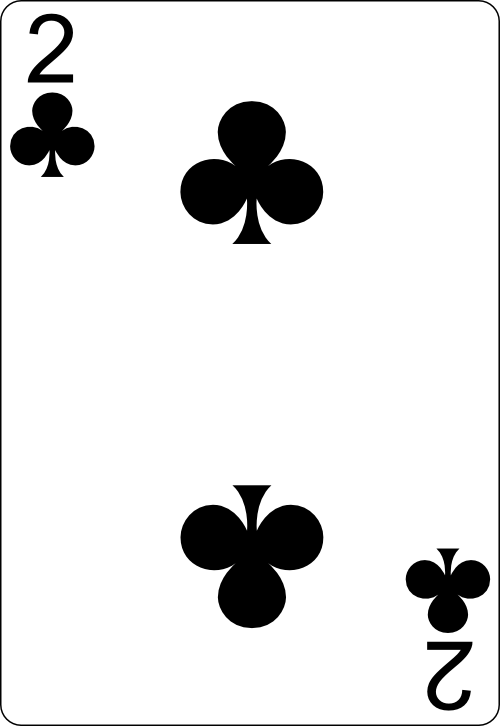
#> input picture assets/cards/2_of_clubs.png, 500 x 726 px, given in place of ace_of_hearts.png, which was not available
$ python make_plain_ace_of_spades.py
#> lines starting #> are read from the running program, lines starting #| are printed output that depends on the picture; pictures that were not available may be replaced by others from this repository, and a replacement may not be noted
# SPDX-FileCopyrightText: 2026 K. Chen
# SPDX-License-Identifier: AGPL-3.0-or-later
"""Replace the ornate centre of assets/cards/ace_of_spades.png with a plain spade pip.

The frame and corner indices of the card are kept (Byron Knoll, public domain). The ornate
centre spade is attributed to another artist without a public-domain statement, so it is removed:

1. Measure the centre pip of ace_of_hearts.png and ace_of_clubs.png (ink bounding boxes).
2. Measure the upright spade pip at the top of 2_of_spades.png (also Knoll).
3. Fill the old centre region with the card's background colour, sampled from the card.
4. Scale the 2_of_spades pip with LANCZOS to the mean height of the reference pips and paste it
   centred on the mean reference centre.

The output is deterministic and idempotent: running it again on its own output gives the same
bytes, because the fill region covers the whole new pip. The original ornate art is still in git
history if it is ever needed again.

Usage: python tools/make_plain_ace_of_spades.py
"""

from __future__ import annotations

from collections import Counter
from pathlib import Path

from PIL import Image

REPO = Path(__file__).resolve().parents[1]
ASSETS = REPO / "assets" / "cards"
CARD_SIZE = (500, 726)

# Window holding the centre pip of the plain aces, clear of both corner indices.
CENTRE_WINDOW = (100, 120, 400, 600)
# Window holding the upright (top) spade pip on 2_of_spades; the lower pip is excluded.
SOURCE_PIP_WINDOW = (100, 60, 400, 300)
# Fill region for the ornate spade: wide enough to cover it, clear of both corner indices.
FILL_BOX = (92, 130, 408, 560)  # inclusive
# Corner index regions that must not overlap the fill region.
TOP_LEFT_INDEX = (0, 0, 120, 200)
BOTTOM_RIGHT_INDEX = (380, 520, 499, 725)
PIP_PADDING = 2
INK_THRESHOLD = 128  # a pixel with min(R, G, B) below this counts as pip ink


def ink_box(im: Image.Image, window: tuple[int, int, int, int]) -> tuple[int, int, int, int]:
    """Inclusive bounding box of opaque, visibly dark pixels inside `window` (x0, y0, x1, y1)."""
    px = im.load()
    x0, y0, x1, y1 = window
    xs: list[int] = []
    ys: list[int] = []
    for y in range(y0, y1):
        for x in range(x0, x1):
            r, g, b, a = px[x, y]
            if a > 0 and min(r, g, b) < INK_THRESHOLD:
                xs.append(x)
                ys.append(y)
    if not xs:
        raise ValueError(f"no pip ink in window {window}")
    return min(xs), min(ys), max(xs), max(ys)


def pip_box(im: Image.Image) -> tuple[int, int, int, int]:
    """Inclusive bounding box of the centre pip on a plain ace."""
    return ink_box(im, CENTRE_WINDOW)


def pip_colour(im: Image.Image) -> tuple[int, int, int]:
    """Most common colour among the solid ink pixels of a pip."""
    px = im.load()
    counts: Counter[tuple[int, int, int]] = Counter(
        px[x, y][:3] for x in range(im.width) for y in range(im.height)
        if px[x, y][3] == 255 and max(px[x, y][:3]) < INK_THRESHOLD
    )
    colour, _ = max(counts.items(), key=lambda item: (item[1], item[0]))
    return colour


def ink_only(im: Image.Image, colour: tuple[int, int, int]) -> Image.Image:
    """Turn a white-background pip into a transparent overlay: alpha is how much ink each pixel has."""
    ink = im.convert("L").point(lambda v: 255 - v)
    alpha = ink
    out = Image.new("RGBA", im.size, colour + (0,))
    out.putalpha(alpha)
    return out


def background_colour(im: Image.Image) -> tuple[int, int, int, int]:
    """Most common opaque colour in a strip of the card's plain background, above the pip."""
    px = im.load()
    counts: Counter[tuple[int, int, int, int]] = Counter(
        px[x, y] for x in range(150, 351) for y in range(40, 101) if px[x, y][3] == 255
    )
    colour, _ = max(counts.items(), key=lambda item: (item[1], item[0]))
    return colour


def assert_fill_clear_of_indices(im: Image.Image) -> None:
    """The fill region must not touch the corner indices, which are kept as they are."""
    for corner in (TOP_LEFT_INDEX, BOTTOM_RIGHT_INDEX):
        cx0, cy0, cx1, cy1 = corner
        px = im.load()
        for y in range(cy0, cy1 + 1):
            for x in range(cx0, cx1 + 1):
                r, g, b, a = px[x, y]
                in_fill = FILL_BOX[0] <= x <= FILL_BOX[2] and FILL_BOX[1] <= y <= FILL_BOX[3]
                if a > 0 and min(r, g, b) < INK_THRESHOLD and in_fill:
                    raise ValueError(f"corner index ink at {(x, y)} inside fill region")


def load_rgba(path: Path) -> Image.Image:
    """Decode `path` into memory as RGBA and close the file, so no handle outlives this call."""
    with Image.open(path) as im:
#> im is the input picture: PIL image 500x726 RGBA; mean R, G, B, A 228.6, 228.6, 228.6, 254.7
        return im.convert("RGBA")


def build(assets: Path, out: Path) -> None:
    """Write the plain-centre Ace of Spades to `out`, reading the other cards from `assets`."""
    hearts = load_rgba(assets / "ace_of_hearts.png")
    clubs = load_rgba(assets / "ace_of_clubs.png")
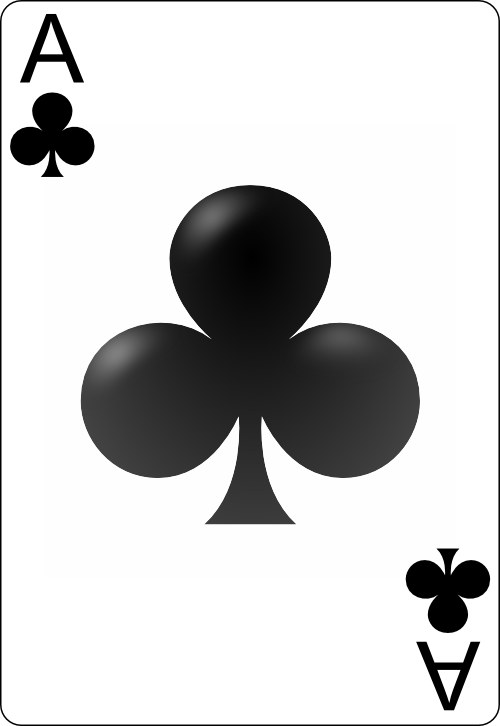
#> input picture assets/cards/ace_of_clubs.png, 500 x 726 px
#> in load_rgba, im is the input picture: PIL image 500x726 RGBA; mean R, G, B, A 205.9, 205.6, 205.9, 254.7
    two = load_rgba(assets / "2_of_spades.png")
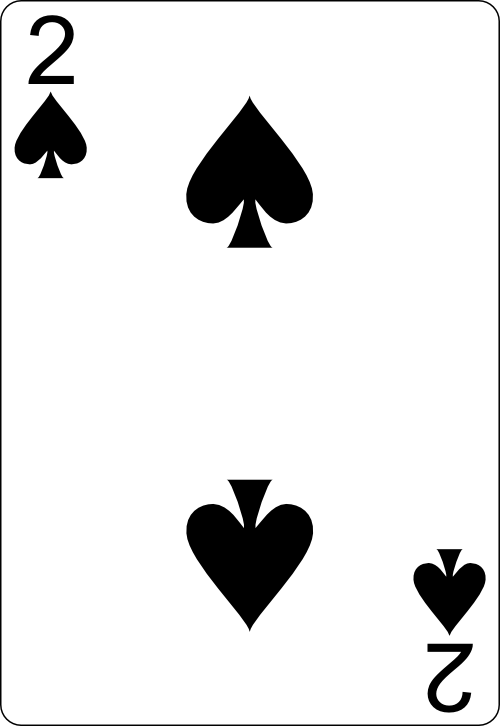
#> input picture assets/cards/2_of_spades.png, 500 x 726 px
#> in load_rgba, im is the input picture: PIL image 500x726 RGBA; mean R, G, B, A 230.9, 230.9, 230.9, 254.7
    original = load_rgba(assets / "ace_of_spades.png")
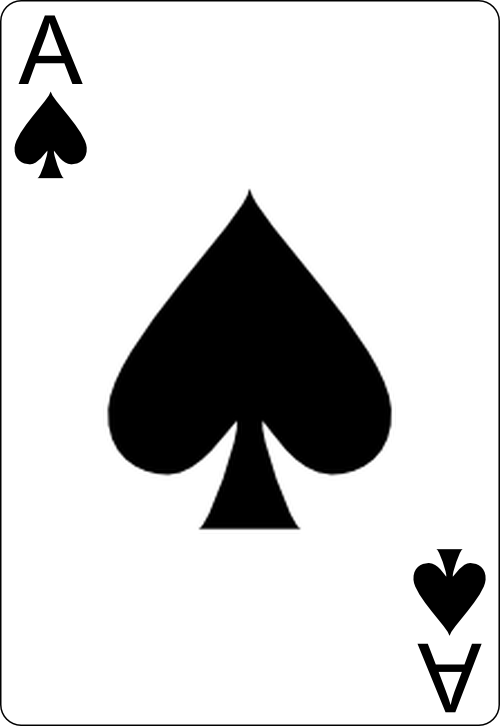
#> input picture assets/cards/ace_of_spades.png, 500 x 726 px
#> in load_rgba, im is the input picture: PIL image 500x726 RGBA; mean R, G, B, A 208.3, 208.3, 208.3, 254.7
    for im in (hearts, clubs, two, original):
        if im.size != CARD_SIZE:
            raise ValueError(f"expected {CARD_SIZE}, got {im.size}")
#> this loop made 4 passes

    # Target geometry: mean height and mean centre of the reference centre pips.
    refs = [ink_box(hearts, CENTRE_WINDOW), ink_box(clubs, CENTRE_WINDOW)]
#> after the loop in ink_box, `for y in range(y0, y1):`: xs = 21022 items
#> refs = [(180, 120, 322, 599), (100, 185, 399, 523)]
    target_h = sum(y1 - y0 + 1 for _, y0, _, y1 in refs) / len(refs)
#> target_h = 409.5
    centre_x = sum((x0 + x1) / 2 for x0, _, x1, _ in refs) / len(refs)
#> centre_x = 250.2
    centre_y = sum((y0 + y1) / 2 for _, y0, _, y1 in refs) / len(refs)
#> centre_y = 356.8

    # Source pip, padded so that anti-aliased edges survive the crop.
    sx0, sy0, sx1, sy1 = ink_box(two, SOURCE_PIP_WINDOW)
#> sx0 = 186; sy0 = 96; sx1 = 312; sy1 = 247
    crop = two.crop((sx0 - PIP_PADDING, sy0 - PIP_PADDING, sx1 + PIP_PADDING + 1, sy1 + PIP_PADDING + 1))
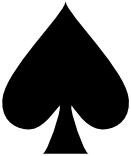
#> crop: PIL image 131x156 RGBA; mean R, G, B, A 122.6, 122.6, 122.6, 255
    scale = target_h / (sy1 - sy0 + 1)
#> scale = 2.69
    new_size = (round(crop.width * scale), round(target_h + 2 * PIP_PADDING * scale))
#> new_size = (353, 420)
    pip = ink_only(crop.resize(new_size, Image.Resampling.LANCZOS), pip_colour(crop))
#> in pip_colour, `counts: Counter[tuple[int, int, int]] = Counter( px[x, y][:3] for x in..`: counts = 114 items
#> in pip_colour, `colour, _ = max(counts.items(), key=lambda item: (item[1], item[0]))`: colour = (0, 0, 0)
#> in ink_only, `ink = im.convert("L").point(lambda v: 255 - v)`:
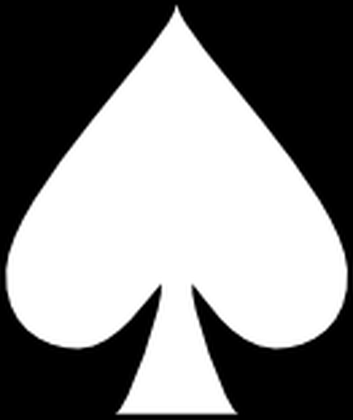
#> ink: PIL image 353x420 L; min 0, max 255, mean 132.4
#> in ink_only, `out = Image.new("RGBA", im.size, colour + (0,))`: out: PIL image 353x420 RGBA; every value is 0
#> in ink_only, `out.putalpha(alpha)`:
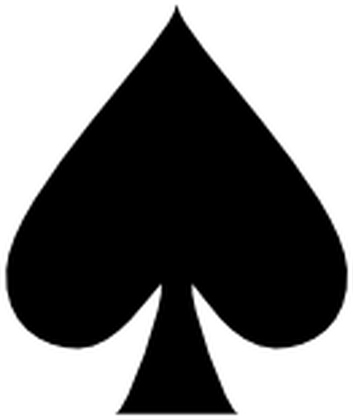
#> out: PIL image 353x420 RGBA; mean R, G, B, A 0, 0, 0, 132.4; transparent parts drawn white

    # Remove the ornate art by filling its region with the sampled background colour.
    assert_fill_clear_of_indices(original)
    result = original.copy()
    fx0, fy0, fx1, fy1 = FILL_BOX
    background = background_colour(original)
#> in background_colour, `counts: Counter[tuple[int, int, int, int]] = Counter( px[x, y] for x i..`: counts = {(255, 255, 255, 255): 12261}
#> in background_colour, `colour, _ = max(counts.items(), key=lambda item: (item[1], item[0]))`: colour = (255, 255, 255, 255)
#> background = (255, 255, 255, 255)
    result.paste(background, (fx0, fy0, fx1 + 1, fy1 + 1))

    # Paste the plain pip centred where the other aces' pips are.
    left = round(centre_x - new_size[0] / 2)
#> left = 74
    top = round(centre_y - new_size[1] / 2)
#> top = 147
    overlay = Image.new("RGBA", result.size, (0, 0, 0, 0))
#> overlay: PIL image 500x726 RGBA; every value is 0
    overlay.paste(pip, (left, top))
    result = Image.alpha_composite(result, overlay)
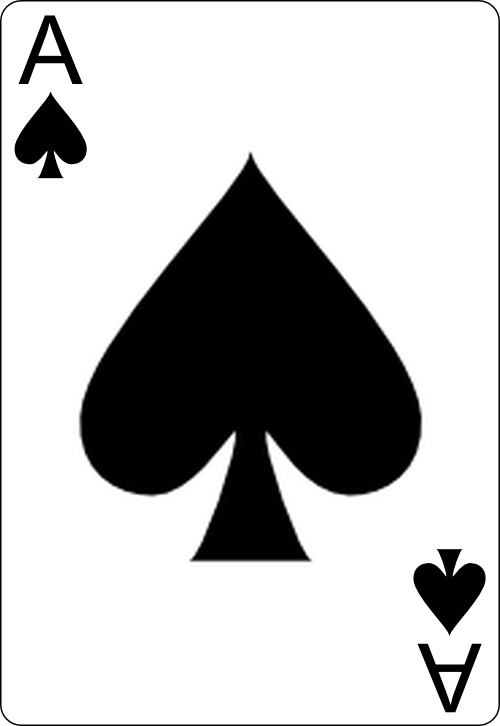
#> result: PIL image 500x726 RGBA; mean R, G, B, A 191.5, 191.5, 191.5, 254.7; transparent parts drawn white

    result.save(out, format="PNG")


def main() -> None:
    build(ASSETS, ASSETS / "ace_of_spades.png")


if __name__ == "__main__":
    main()
